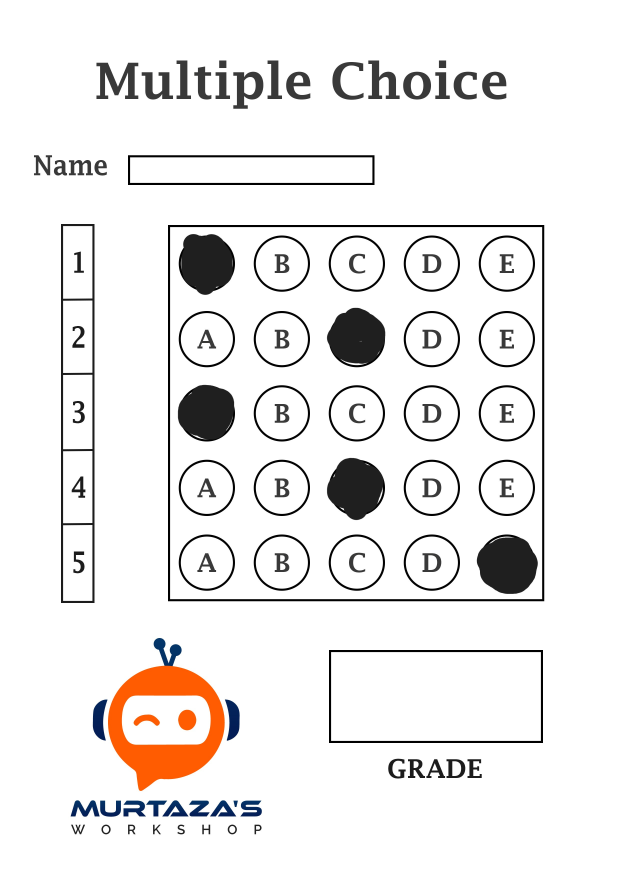
#> input picture OMR Scanner/11.jpg, 2480 x 3508 px, given in place of , which was not available (shown at 1/4 size)
$ python -i OMR_Main.py   (imports and definitions only)
#> lines starting #> are read from the running program, lines starting #| are printed output that depends on the picture; after the words box and inside, x2 and y2 are one past the last pixel; in counts of white or black regions, pixels touching at a corner belong together; pictures that were not available may be replaced by others from this repository, and a replacement may not be noted
### OMR Scanner/utlis.py
import cv2
import numpy as np


def stackImages(imgArray, scale, lables=[]):
    rows = len(imgArray)
    cols = len(imgArray[0])
    rowsAvailable = isinstance(imgArray[0], list)
    width = imgArray[0][0].shape[1]
    height = imgArray[0][0].shape[0]
    if rowsAvailable:
        for x in range(0, rows):
            for y in range(0, cols):
                imgArray[x][y] = cv2.resize(
                    imgArray[x][y], (0, 0), None, scale, scale)
                if len(imgArray[x][y].shape) == 2:
                    imgArray[x][y] = cv2.cvtColor(
                        imgArray[x][y], cv2.COLOR_GRAY2BGR)
        imageBlank = np.zeros((height, width, 3), np.uint8)
        hor = [imageBlank]*rows
        hor_con = [imageBlank]*rows
        for x in range(0, rows):
            hor[x] = np.hstack(imgArray[x])
            hor_con[x] = np.concatenate(imgArray[x])
        ver = np.vstack(hor)
        ver_con = np.concatenate(hor)
    else:
        for x in range(0, rows):
            imgArray[x] = cv2.resize(imgArray[x], (0, 0), None, scale, scale)
            if len(imgArray[x].shape) == 2:
                imgArray[x] = cv2.cvtColor(imgArray[x], cv2.COLOR_GRAY2BGR)
        hor = np.hstack(imgArray)
        hor_con = np.concatenate(imgArray)
        ver = hor
    if len(lables) != 0:
        eachImgWidth = int(ver.shape[1] / cols)
        eachImgHeight = int(ver.shape[0] / rows)
        for d in range(0, rows):
            for c in range(0, cols):
                cv2.rectangle(ver, (c*eachImgWidth, eachImgHeight*d), (c*eachImgWidth+len(
                    lables[d][c])*13+27, 30+eachImgHeight*d), (255, 255, 255), cv2.FILLED)
                cv2.putText(ver, lables[d][c], (eachImgWidth*c+10, eachImgHeight *
                            d+20), cv2.FONT_HERSHEY_COMPLEX, 0.7, (255, 0, 255), 2)
    return ver


def reorder(myPoints):

    myPoints = myPoints.reshape((4, 2))  # REMOVE EXTRA BRACKET
    # NEW MATRIX WITH ARRANGED POINTS
    myPointsNew = np.zeros((4, 1, 2), np.int32)
    add = myPoints.sum(1)
    myPointsNew[0] = myPoints[np.argmin(add)]  # [0,0]
    myPointsNew[3] = myPoints[np.argmax(add)]  # [w,h]
    diff = np.diff(myPoints, axis=1)
    myPointsNew[1] = myPoints[np.argmin(diff)]  # [w,0]
    myPointsNew[2] = myPoints[np.argmax(diff)]  # [h,0]

    return myPointsNew


def rectContour(contours):

    rectCon = []
    max_area = 0
    for i in contours:
        area = cv2.contourArea(i)
        if area > 50:
            peri = cv2.arcLength(i, True)
            approx = cv2.approxPolyDP(i, 0.02 * peri, True)
            if len(approx) == 4:
                rectCon.append(i)
    rectCon = sorted(rectCon, key=cv2.contourArea, reverse=True)
    return rectCon


def getCornerPoints(cont):
    peri = cv2.arcLength(cont, True)  # LENGTH OF CONTOUR
    # APPROXIMATE THE POLY TO GET CORNER POINTS
    approx = cv2.approxPolyDP(cont, 0.02 * peri, True)
    return approx


def splitBoxes(img):
    rows = np.vsplit(img, 5)
    boxes = []
    for r in rows:
        cols = np.hsplit(r, 5)
        for box in cols:
            boxes.append(box)
    return boxes


def drawGrid(img, questions=5, choices=5):
    secW = int(img.shape[1]/questions)
    secH = int(img.shape[0]/choices)
    for i in range(0, 9):
        pt1 = (0, secH*i)
        pt2 = (img.shape[1], secH*i)
        pt3 = (secW * i, 0)
        pt4 = (secW*i, img.shape[0])
        cv2.line(img, pt1, pt2, (255, 255, 0), 2)
        cv2.line(img, pt3, pt4, (255, 255, 0), 2)

    return img


def showAnswers(img, myIndex, grading, ans, questions=5, choices=5):
    secW = int(img.shape[1]/questions)
    secH = int(img.shape[0]/choices)

    for x in range(0, questions):
        myAns = myIndex[x]
        cX = (myAns * secW) + secW // 2
        cY = (x * secH) + secH // 2
        if grading[x] == 1:
            myColor = (0, 255, 0)
            # cv2.rectangle(img,(myAns*secW,x*secH),((myAns*secW)+secW,(x*secH)+secH),myColor,cv2.FILLED)
            cv2.circle(img, (cX, cY), 50, myColor, cv2.FILLED)
        else:
            myColor = (0, 0, 255)
            # cv2.rectangle(img, (myAns * secW, x * secH), ((myAns * secW) + secW, (x * secH) + secH), myColor, cv2.FILLED)
            cv2.circle(img, (cX, cY), 50, myColor, cv2.FILLED)

            # CORRECT ANSWER
            myColor = (0, 255, 0)
            correctAns = ans[x]
            cv2.circle(img, ((correctAns * secW)+secW//2, (x * secH)+secH//2),
                       20, myColor, cv2.FILLED)

### OMR Scanner/OMR_Main.py
import cv2
import numpy as np
import utlis
import tkinter as tk
from tkinter import filedialog
import os

########################################################################
pathImage = ""
heightImg = 700
widthImg = 700
questions = 5
choices = 5
ans = [1, 2, 0, 2, 4]
########################################################################


# [9 lines left out: function select_image, not called in this run]


def process_image():
    img = cv2.imread(pathImage)
#> img is the input picture: shape (3508, 2480, 3); mean B, G, R 234.6, 235.5, 237.4
    img = cv2.resize(img, (widthImg, heightImg))  # RESIZE IMAGE
#> img: shape (700, 700, 3)
    imgFinal = img.copy()
    # CREATE A BLANK IMAGE
    imgBlank = np.zeros((heightImg, widthImg, 3), np.uint8)
    imgGray = cv2.cvtColor(img, cv2.COLOR_BGR2GRAY)
    imgBlur = cv2.GaussianBlur(imgGray, (5, 5), 1)
    imgCanny = cv2.Canny(imgBlur, 10, 70)
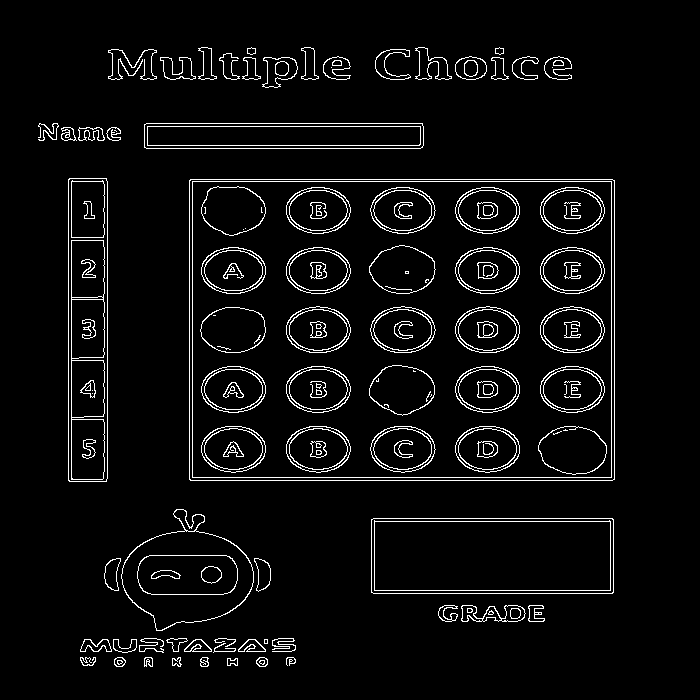
#> imgCanny: shape (700, 700); 4.8% white in thin lines or dots, all inside (x1, y1, x2, y2) = (38, 47, 615, 667)

    # FIND ALL COUNTOURS
    imgContours = img.copy()
    imgBigContour = img.copy()
    contours, hierarchy = cv2.findContours(
        imgCanny, cv2.RETR_EXTERNAL, cv2.CHAIN_APPROX_NONE)
#> contours = 48 contours, 8 with area under 20; largest, box (x1, y1, x2, y2) and area: (189, 179, 615, 481) 127921, (371, 518, 614, 594) 18146, (68, 178, 108, 482) 11811, (121, 509, 254, 631) 9938, (144, 123, 424, 149) 6966
    # DRAW ALL DETECTED CONTOURS
    cv2.drawContours(imgContours, contours, -1, (0, 255, 0), 10)
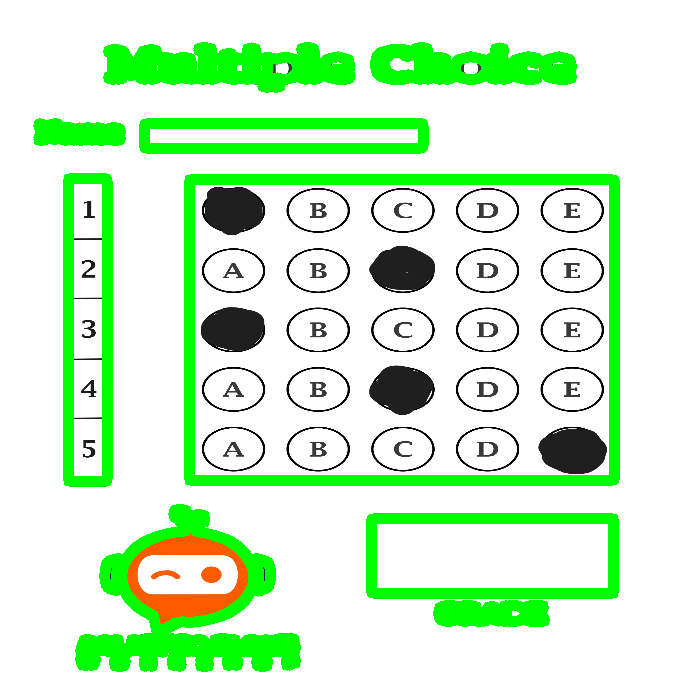
#> imgContours: shape (700, 700, 3); mean B, G, R 205.8, 243.3, 208.1
    rectCon = utlis.rectContour(contours)  # FILTER FOR RECTANGLE CONTOURS
#> the loop in rectContour, `for i in contours:` made 48 passes
#> (area, peri, approx) on passes 24, 26, 27, 31: (18146, 631.7, [[371, 519], [373, 593], [613, 592], [612, 518]]), (127921, 1449.7, [[189, 180], [190, 480], [614, 479], [614, 180]]), (11811, 681.7, [[69, 178], [68, 480], [106, 481], [107, 181]]), (6965.5, 605.1, [[144, 124], [146, 148], [423, 145], [422, 123]])
#> after the loop in rectContour, `for i in contours:`: rectCon = 4 contours; box (x1, y1, x2, y2) and area: (189, 179, 615, 481) 127921, (371, 518, 614, 594) 18146, (68, 178, 108, 482) 11811, (144, 123, 424, 149) 6966
    # GET CORNER POINTS OF THE BIGGEST RECTANGLE
    biggestPoints = utlis.getCornerPoints(rectCon[0])
#> in getCornerPoints, `peri = cv2.arcLength(cont, True)`: peri = 1449.7
#> in getCornerPoints, `approx = cv2.approxPolyDP(cont, 0.02 * peri, True)`: approx = [[189, 180], [190, 480], [614, 479], [614, 180]]
#> biggestPoints = [[189, 180], [190, 480], [614, 479], [614, 180]]
    # GET CORNER POINTS OF THE SECOND BIGGEST RECTANGLE
    gradePoints = utlis.getCornerPoints(rectCon[1])
#> gradePoints = [[371, 519], [373, 593], [613, 592], [612, 518]]

    if biggestPoints.size != 0 and gradePoints.size != 0:

        # BIGGEST RECTANGLE WARPING
        biggestPoints = utlis.reorder(biggestPoints)  # REORDER FOR WARPING
#> in reorder, `myPoints = myPoints.reshape((4, 2))`: myPoints = [[189, 180], [190, 480], [614, 479], [614, 180]]
#> in reorder, `add = myPoints.sum(1)`: add = [369, 670, 1093, 794]
#> in reorder, `diff = np.diff(myPoints, axis=1)`: diff = [-9, 290, -135, -434]
#> biggestPoints = [[189, 180], [614, 180], [190, 480], [614, 479]]
        cv2.drawContours(imgBigContour, biggestPoints, -1,
                         (0, 255, 0), 20)  # DRAW THE BIGGEST CONTOUR
#> imgBigContour: shape (700, 700, 3); mean B, G, R 234.1, 235.6, 236.8
        pts1 = np.float32(biggestPoints)  # PREPARE POINTS FOR WARP
#> pts1 = [[189, 180], [614, 180], [190, 480], [614, 479]]
        pts2 = np.float32([[0, 0], [widthImg, 0], [0, heightImg], [
            widthImg, heightImg]])  # PREPARE POINTS FOR WARP
        matrix = cv2.getPerspectiveTransform(
            pts1, pts2)  # GET TRANSFORMATION MATRIX
#> matrix = [[1.64, -0.00546, -308.4], [0, 2.32, -417.8], [-7.84e-06, -7.79e-06, 1]]
        imgWarpColored = cv2.warpPerspective(
            img, matrix, (widthImg, heightImg))  # APPLY WARP PERSPECTIVE

        # SECOND BIGGEST RECTANGLE WARPING
        cv2.drawContours(imgBigContour, gradePoints, -1,
                         (255, 0, 0), 20)  # DRAW THE BIGGEST CONTOUR
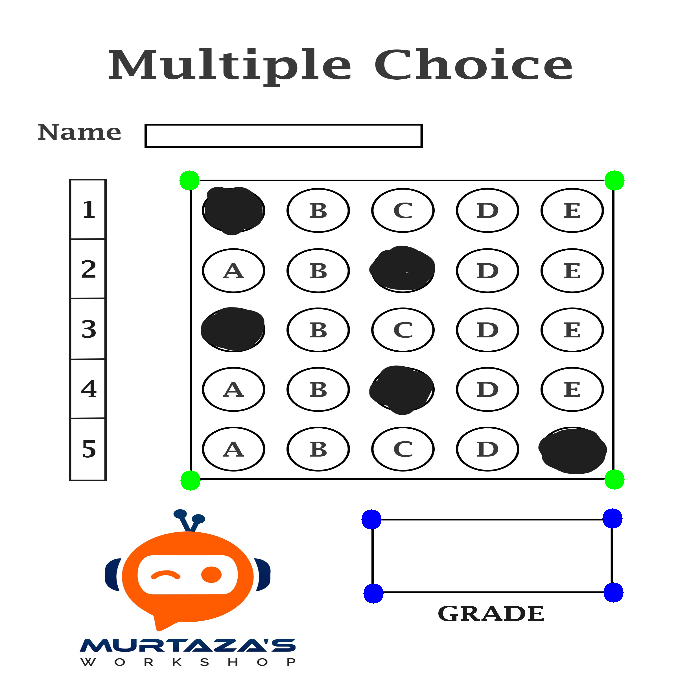
#> imgBigContour: shape (700, 700, 3); mean B, G, R 234.1, 235, 236.3
        gradePoints = utlis.reorder(gradePoints)  # REORDER FOR WARPING
#> gradePoints = [[371, 519], [612, 518], [373, 593], [613, 592]]
        ptsG1 = np.float32(gradePoints)  # PREPARE POINTS FOR WARP
#> ptsG1 = [[371, 519], [612, 518], [373, 593], [613, 592]]
        # PREPARE POINTS FOR WARP
        ptsG2 = np.float32([[0, 0], [325, 0], [0, 150], [325, 150]])
        matrixG = cv2.getPerspectiveTransform(
            ptsG1, ptsG2)  # GET TRANSFORMATION MATRIX
#> matrixG = [[1.31, -0.0354, -467.6], [0.00814, 1.96, -1020.8], [-4.53e-07, -5.45e-05, 1]]
        imgGradeDisplay = cv2.warpPerspective(
            img, matrixG, (325, 150))  # APPLY WARP PERSPECTIVE

        # APPLY THRESHOLD
        imgWarpGray = cv2.cvtColor(
            imgWarpColored, cv2.COLOR_BGR2GRAY)  # CONVERT TO GRAYSCALE
        imgThresh = cv2.threshold(imgWarpGray, 170, 255, cv2.THRESH_BINARY_INV)[
            1]  # APPLY THRESHOLD AND INVERSE
#> imgThresh: shape (700, 700); 19.8% white; 46 white regions, largest, box (x1, y1, x2, y2) and area: (0, 0, 700, 700) 10010, (574, 577, 688, 688) 9786, (295, 432, 404, 549) 9218

        boxes = utlis.splitBoxes(imgThresh)  # GET INDIVIDUAL BOXES
#> in splitBoxes, `rows = np.vsplit(img, 5)`: rows = 5 items
#> the loop in splitBoxes, `for r in rows:` made 5 passes
#> after the loop in splitBoxes, `for r in rows:`: boxes = 25 items
#> boxes = 25 items
        # cv2.imshow("Split Test ", boxes[3])
        countR = 0
        countC = 0
        # TO STORE THE NON ZERO VALUES OF EACH BOX
        myPixelVal = np.zeros((questions, choices))
        for image in boxes:
            # cv2.imshow(str(countR)+str(countC),image)
            totalPixels = cv2.countNonZero(image)
            myPixelVal[countR][countC] = totalPixels
            countC += 1
            if (countC == choices):
                countC = 0
                countR += 1
#> this loop made 25 passes
#> totalPixels on passes 1 to 8: 10002, 2360, 2163, 2392, 2851, 2458, 2076, 9078
#> after the loop, countC = 0; countR = 5; myPixelVal = [[10002, 2360, 2163, 2392, 2851], [2458, 2076, 9078, 2154, 2568], [9505, 2054, 1913, 2154, 2586], [2559, 2122, 9218, 2180, 2592], [3176, 2763, 2583, 2687, 10871]]
        print(myPixelVal)
#| [[10002.  2360.  2163.  2392.  2851.]
#|  [ 2458.  2076.  9078.  2154.  2568.]
#|  [ 9505.  2054.  1913.  2154.  2586.]
#|  [ 2559.  2122.  9218.  2180.  2592.]
#|  [ 3176.  2763.  2583.  2687. 10871.]]

        # FIND THE USER ANSWERS AND PUT THEM IN A LIST
        myIndex = []
        for x in range(0, questions):
            arr = myPixelVal[x]
            # Greter then 5200 is consided as marked.
            cnt = int(0)

            for v in range(0, choices):
                if arr[v] > 5200:
                    cnt = cnt+1
            if cnt == 1:
                myIndexVal = np.where(arr == np.amax(arr))
                print(myIndexVal)
                myIndex.append(myIndexVal[0][0])
            else:
                myIndex.append(-1)
#> this loop made 5 passes
#> (arr, myIndexVal) on passes 1 to 5: ([10002, 2360, 2163, 2392, 2851], ([0],)), ([2458, 2076, 9078, 2154, 2568], ([2],)), ([9505, 2054, 1913, 2154, 2586], ([0],)), ([2559, 2122, 9218, 2180, 2592], ([2],)), ([3176, 2763, 2583, 2687, 10871], ([4],))
#> (printed output is left out)
#> after the loop, myIndex = [0, 2, 0, 2, 4]

        # COMPARE THE VALUES TO FIND THE CORRECT ANSWERS
        grading = []
        for x in range(0, questions):
            if myIndex[x] == -1:
                grading.append(0)
            elif ans[x] == myIndex[x]:
                grading.append(1)
            else:
                grading.append(0)
#> after the loop, grading = [0, 1, 1, 1, 1]
        score = (sum(grading)/questions)*100
#> score = 80

        # DISPLAYING ANSWERS
        utlis.showAnswers(imgWarpColored, myIndex, grading,
                          ans)  # DRAW DETECTED ANSWERS
#> the loop in showAnswers, `for x in range(0, questions):` made 5 passes
#> (myAns, cX) on passes 1 to 5: (0, 70), (2, 350), (0, 70), (2, 350), (4, 630)
        utlis.drawGrid(imgWarpColored)  # DRAW GRID
#> after the loop in drawGrid, `for i in range(0, 9):`:
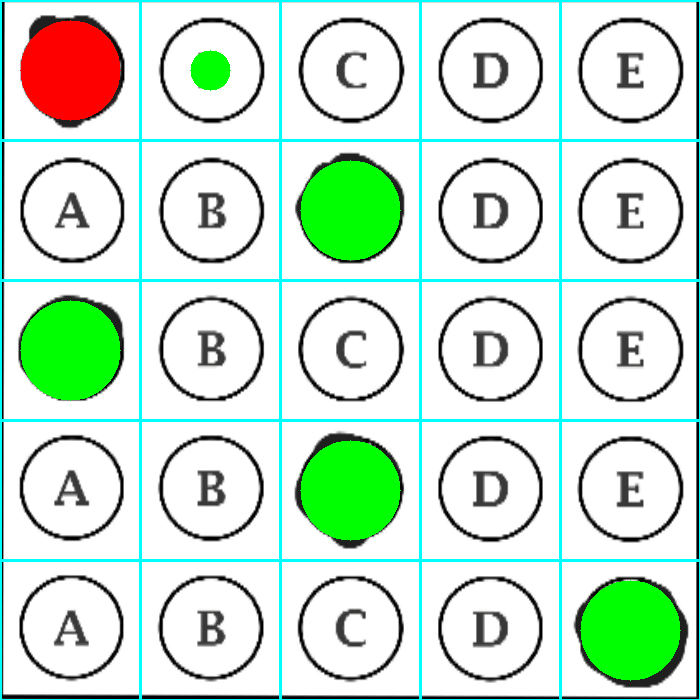
#> img: shape (700, 700, 3); mean B, G, R 211.2, 228.2, 204.4
        # NEW BLANK IMAGE WITH WARP IMAGE SIZE
        imgRawDrawings = np.zeros_like(imgWarpColored)  # BLANK IMAGE

        utlis.showAnswers(imgRawDrawings, myIndex,
                          grading, ans)  # DRAW ON NEW IMAGE
#> call 2 of showAnswers, with questions = 5, choices = 5
#> the loop in showAnswers (call 2), `for x in range(0, questions):` made 5 passes
#> after the loop in showAnswers (call 2), `for x in range(0, questions):`:
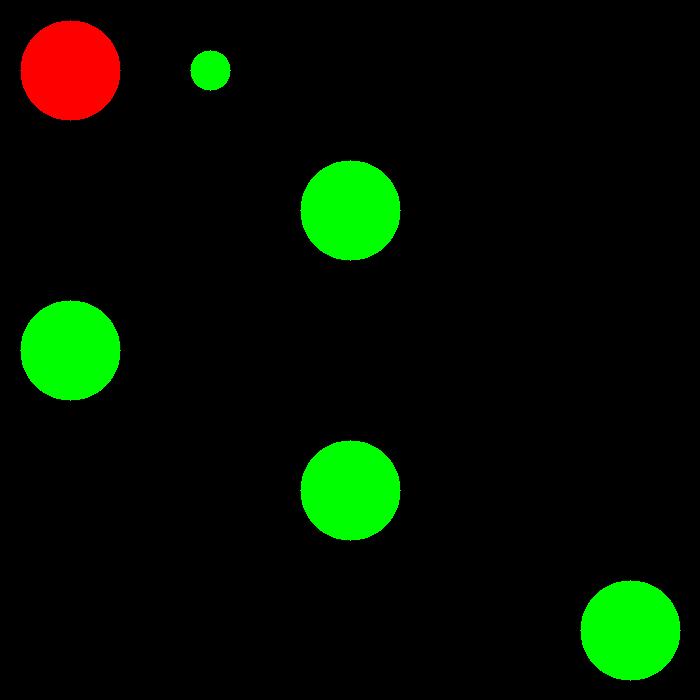
#> img: shape (700, 700, 3); mean B, G, R 0, 17, 4.1

        invMatrix = cv2.getPerspectiveTransform(
            pts2, pts1)  # INVERSE TRANSFORMATION MATRIX
#> invMatrix = [[0.61, 0.00207, 189], [0.000862, 0.43, 180], [4.79e-06, 3.37e-06, 1]]
        imgInvWarp = cv2.warpPerspective(
            imgRawDrawings, invMatrix, (widthImg, heightImg))  # INV IMAGE WARP

        # SHOW ANSWERS AND GRADE ON FINAL IMAGE
        imgFinal = cv2.addWeighted(imgFinal, 1, imgInvWarp, 1, 0)
        Final = imgFinal.copy()

        cv2.putText(Final, str(score)+"%", (470, 560),
                    cv2.FONT_HERSHEY_SIMPLEX, 1, (0, 0, 0), 1)
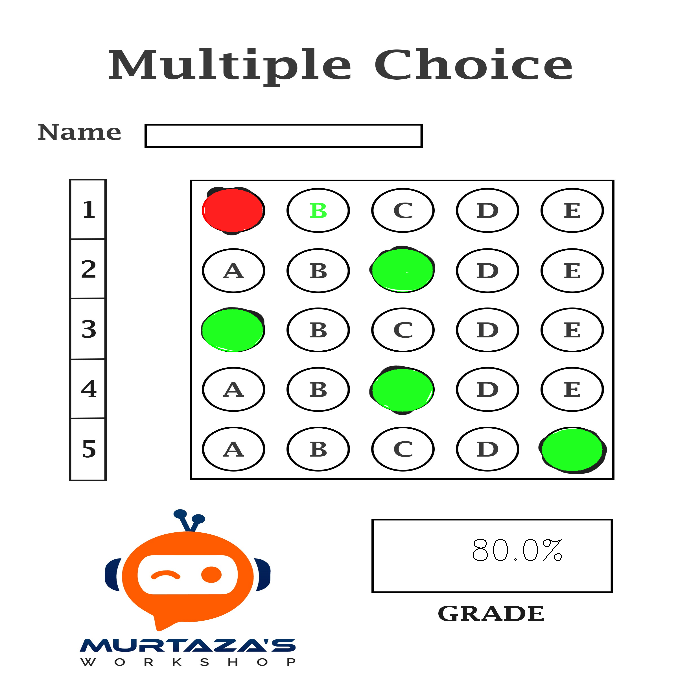
#> Final: shape (700, 700, 3); mean B, G, R 234.5, 239.2, 238.2

        imageArray = ([img, imgGray, imgCanny, imgContours],
                      [imgBigContour, imgThresh, imgWarpColored, Final])

        lables = [["Original", "Gray", "Edges", "Contours"],
                  ["Biggest Contour", "Threshold", "Warpped", "Final"]]

        stackedImage = utlis.stackImages(imageArray, 0.5, lables)
#> in stackImages, `rows = len(imgArray)`: rows = 2
#> in stackImages, `cols = len(imgArray[0])`: cols = 4
#> in stackImages, `rowsAvailable = isinstance(imgArray[0], list)`: rowsAvailable = True
#> in stackImages, `hor = [imageBlank]*rows`: hor = 2 items
#> in stackImages, `eachImgWidth = int(ver.shape[1] / cols)`: eachImgWidth = 350
#> after the loop in stackImages, `for d in range(0, rows):`:
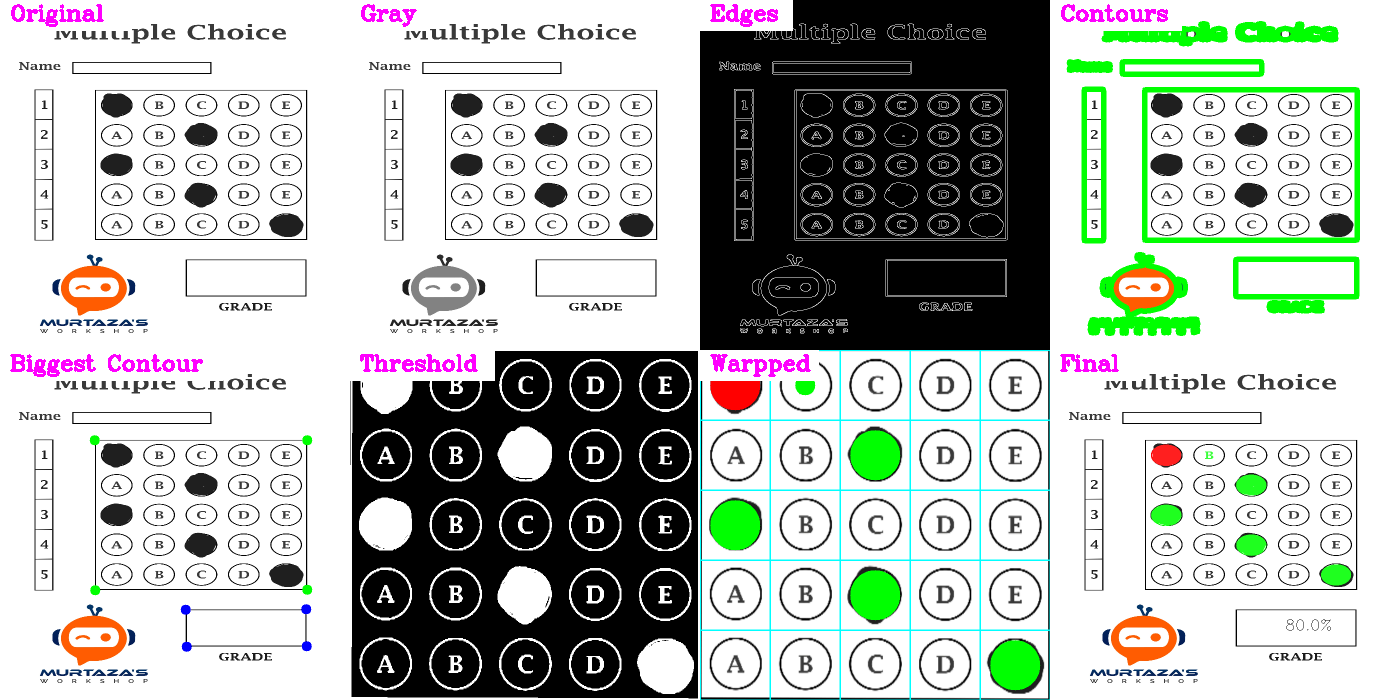
#> ver: shape (700, 1400, 3); mean of channels 0, 1, 2 179.5, 185.1, 179.9; drawn as B, G, R
        cv2.imshow("Result", stackedImage)
        cv2.waitKey(0)
        cv2.destroyAllWindows()

        cv2.imshow("Final Result", Final)
        cv2.waitKey(0)
        cv2.destroyAllWindows()


# [3 lines not run here, left out]

# [1 line that did not run here, left out]
# [1 line not run here, left out]

# [1 line that did not run here, left out]
# [3 lines not run here, left out]

>>> result = process_image()
